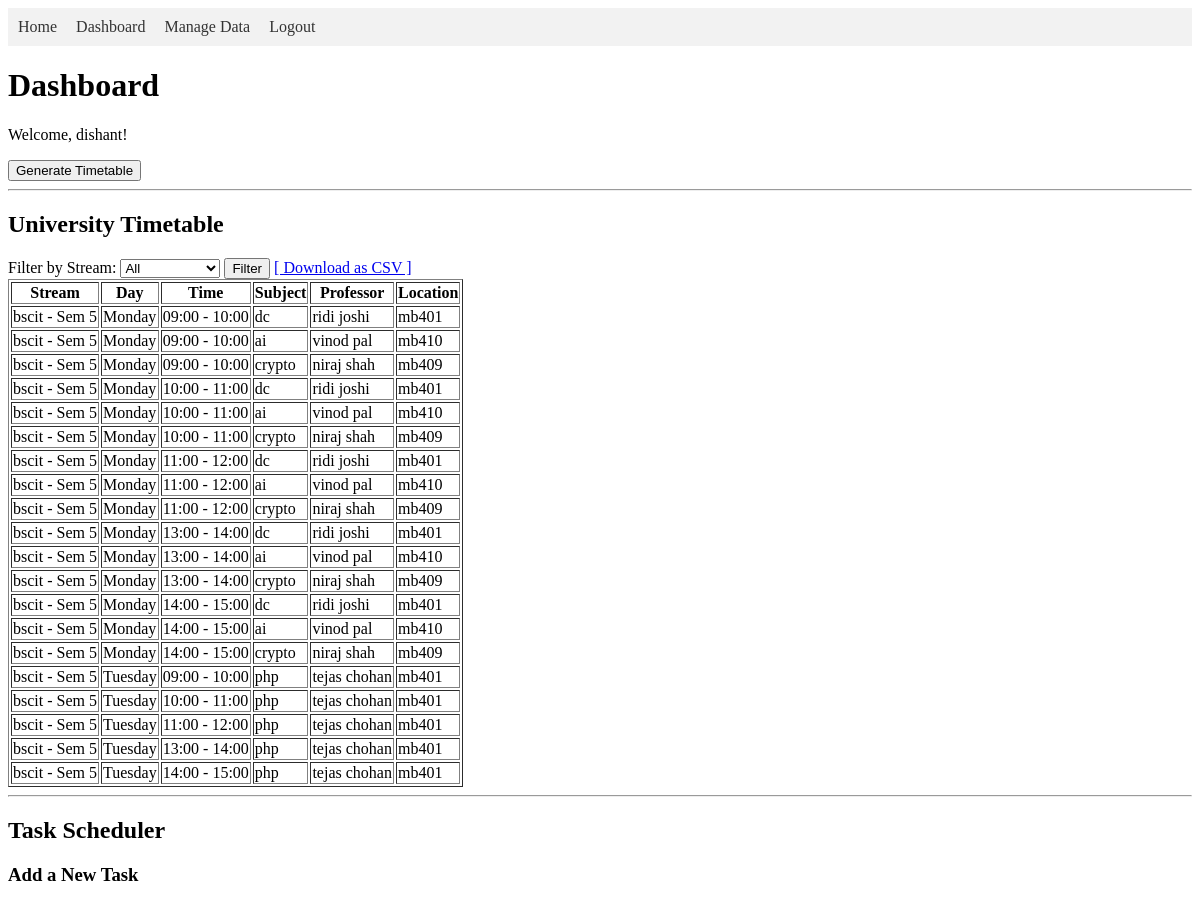
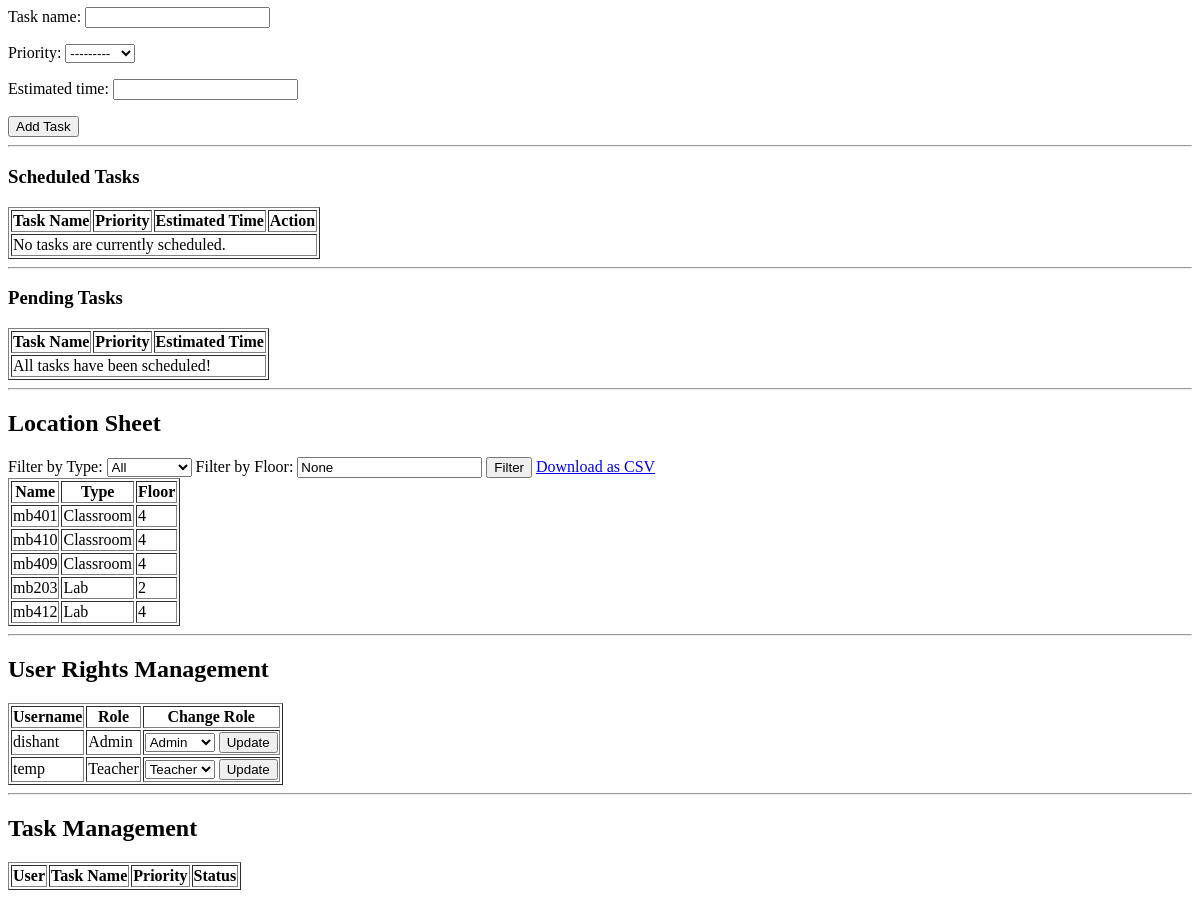
Screenshot of /dashboard/ (signed in) with the database file from the repository (2 pictures, top to bottom).
### timetable_app/models.py (models this page shows, shortened)
class CustomUser(AbstractUser):
    ROLE_CHOICES = (
        ('admin', 'Admin'),
        ('teacher', 'Teacher'),
        ('student', 'Student'),
    )
    role = models.CharField(max_length=10, choices=ROLE_CHOICES, default='student')
    class Meta:
        verbose_name = 'User'
        verbose_name_plural = 'Users'

class TimetableEntry(models.Model):
    DAY_CHOICES = (
        ('mon', 'Monday'),
        ('tue', 'Tuesday'),
        ('wed', 'Wednesday'),
        ('thu', 'Thursday'),
        ('fri', 'Friday'),
    )
    stream = models.ForeignKey(Stream, on_delete=models.CASCADE)
    subject = models.ForeignKey(Subject, on_delete=models.CASCADE)
    professor = models.ForeignKey(Professor, on_delete=models.CASCADE, null=True, blank=True)
    location = models.ForeignKey(Location, on_delete=models.CASCADE, null=True, blank=True)
    day_of_week = models.CharField(max_length=3, choices=DAY_CHOICES)
    timeslot = models.ForeignKey(TimeSlot, on_delete=models.CASCADE, null=True, blank=True)
    class Meta:
        verbose_name_plural = "Timetable Entries"
        ordering = ['day_of_week', 'timeslot__start_time']

class Stream(models.Model):
    name = models.CharField(max_length=200)
    department = models.ForeignKey(Department, on_delete=models.CASCADE)
    division = models.CharField(max_length=50, null=True, blank=True)
    semester = models.IntegerField()
    academic_year = models.CharField(max_length=10)
    number_of_days = models.IntegerField(default=5) # New field
    non_academic_lectures_per_week = models.IntegerField(default=0) # New field
    coordinator = models.ForeignKey(Professor, on_delete=models.SET_NULL, null=True, related_name='coordinated_streams')
    subjects = models.ManyToManyField(Subject)

class TimeSlot(models.Model):
    start_time = models.TimeField()
    end_time = models.TimeField()
    def __str__(self):
        return f"{self.start_time.strftime('%H:%M')} - {self.end_time.strftime('%H:%M')}"

class Subject(models.Model):
    name = models.CharField(max_length=200)
    code = models.CharField(max_length=50, unique=True)
    lectures_per_week = models.IntegerField()
    lecture_duration_minutes = models.IntegerField()
    is_non_academic = models.BooleanField(default=False) # New field
    professors = models.ManyToManyField(Professor, blank=True) # Blank is True for non-academic subjects

class Professor(models.Model):
    name = models.CharField(max_length=200)
    email = models.EmailField(unique=True)
    working_hours_start = models.TimeField()
    working_hours_end = models.TimeField()
    total_weekly_lectures = models.IntegerField()
    departments = models.ManyToManyField(Department)

class Location(models.Model):
    LOCATION_CHOICES = (
        ('classroom', 'Classroom'),
        ('lab', 'Lab'),
        ('auditorium', 'Auditorium'),
        ('hall', 'Hall'),
    )
    name = models.CharField(max_length=100)
    location_type = models.CharField(max_length=20, choices=LOCATION_CHOICES)
    floor = models.IntegerField()

### timetable_app/views.py (the view, shortened to what this page needs)
# urls.py: path('dashboard/', views.dashboard, name='dashboard'),
@login_required
def dashboard(request):
    streams = Stream.objects.all()
    selected_stream_id = request.GET.get('stream_id')
    locations = Location.objects.all()
    location_types = [choice[0] for choice in Location.LOCATION_CHOICES]
    selected_location_type = request.GET.get('location_type')
    selected_location_floor = request.GET.get('floor')
    all_users = CustomUser.objects.all()
    form = TaskForm()
    scheduled_tasks = []
    pending_tasks = []
    if request.user.is_superuser or request.user.role == 'admin':
        if selected_stream_id:
            timetable_entries = TimetableEntry.objects.filter(stream__id=selected_stream_id).order_by('day_of_week', 'timeslot__start_time')
        else:
            timetable_entries = TimetableEntry.objects.all().order_by('day_of_week', 'timeslot__start_time')
    if selected_location_type:
        locations = locations.filter(location_type=selected_location_type)
    if selected_location_floor:
        locations = locations.filter(floor=selected_location_floor)
    context = {
        'streams': streams,
        'selected_stream_id': selected_stream_id,
        'timetable_entries': timetable_entries,
        'locations': locations,
        'location_types': location_types,
        'selected_location_type': selected_location_type,
        'selected_location_floor': selected_location_floor,
        'form': form,
        'scheduled_tasks': scheduled_tasks,
        'pending_tasks': pending_tasks,
        'all_users': all_users,
        'role_choices': CustomUser.ROLE_CHOICES,
    }
    return render(request, 'timetable_app/dashboard.html', context)

### timetable_app/forms.py
class TaskForm(forms.ModelForm):
    class Meta:
        model = Task
        fields = ('task_name', 'priority', 'estimated_time')

### timetable_app/templates/timetable_app/dashboard.html (shortened to what this page needs)
<!DOCTYPE html>
<html lang="en">
<head>
</head>
<body>
    <nav>
        <a href="{% url 'home' %}">Home</a>
        <a href="{% url 'dashboard' %}">Dashboard</a>
        {% if request.user.is_superuser or request.user.role == 'admin' %}
            <a href="{% url 'manage_data' %}">Manage Data</a>
        {% endif %}
        <a href="{% url 'logout' %}">Logout</a>
    </nav>
    <h1>Dashboard</h1>
    <p>Welcome, {{ request.user.username }}!</p>
    {% if request.user.is_superuser or request.user.role == 'admin' %}
        <a href="{% url 'run_generator' %}">
            <button>Generate Timetable</button>
        </a>
        <hr>
        <h2>University Timetable</h2>
        <form method="get" action="{% url 'dashboard' %}">
            <label for="stream_id">Filter by Stream:</label>
            <select name="stream_id" id="stream_id">
                <option value="">All</option>
            </select>
            <button type="submit">Filter</button>
            <a href="{% url 'download_timetable' %}?stream_id={{ selected_stream_id }}">[ Download as CSV ]</a>
        </form>
    {% else %}
        <h2>Your Timetable</h2>
    {% endif %}
    <table border="1">
        <thead>
            <tr>
                {% if request.user.is_superuser or request.user.role == 'admin' %}
                    <th>Stream</th>
                {% endif %}
                <th>Day</th>
                <th>Time</th>
                <th>Subject</th>
                <th>Professor</th>
                <th>Location</th>
            </tr>
        </thead>
        <tbody>
            {% for entry in timetable_entries %}
            <tr>
                {% if request.user.is_superuser or request.user.role == 'admin' %}
                    <td>{{ entry.stream.name }} - Sem {{ entry.stream.semester }}</td>
                {% endif %}
                <td>{{ entry.get_day_of_week_display }}</td>
                <td>{{ entry.timeslot }}</td>
                <td>{{ entry.subject.name }}</td>
                <td>{{ entry.professor.name }}</td>
                <td>{{ entry.location.name }}</td>
            </tr>
            {% empty %}
            <tr>
                <td colspan="6">No timetable entries found.</td>
            </tr>
            {% endfor %}
        </tbody>
    </table>
    <hr>
    <h2>Task Scheduler</h2>
    <h3>Add a New Task</h3>
    <form method="post" action="{% url 'dashboard' %}">
        {{ form.as_p }}
        <button type="submit" name="add_task">Add Task</button>
    </form>
    <hr>
    <h3>Scheduled Tasks</h3>
    <table border="1">
        <thead>
            <tr>
                <th>Task Name</th>
                <th>Priority</th>
                <th>Estimated Time</th>
                <th>Action</th>
            </tr>
        </thead>
        <tbody>
            {% for task in scheduled_tasks %}
            <tr>
                <td>{{ task.task_name }}</td>
                <td>{{ task.get_priority_display }}</td>
                <td>{{ task.estimated_time }}</td>
                <td>
                    <a href="#" onclick="showModal('{{ task.id }}')">Mark as Complete</a>
                </td>
            </tr>
            {% empty %}
            <tr>
                <td colspan="4">No tasks are currently scheduled.</td>
            </tr>
            {% endfor %}
        </tbody>
    </table>
    <hr>
    <h3>Pending Tasks</h3>
    <table border="1">
        <thead>
            <tr>
                <th>Task Name</th>
                <th>Priority</th>
                <th>Estimated Time</th>
            </tr>
        </thead>
        <tbody>
            {% for task in pending_tasks %}
            <tr>
                <td>{{ task.task_name }}</td>
                <td>{{ task.get_priority_display }}</td>
                <td>{{ task.estimated_time }}</td>
            </tr>
            {% empty %}
            <tr>
                <td colspan="3">All tasks have been scheduled!</td>
            </tr>
            {% endfor %}
        </tbody>
    </table>
    <hr>
    <h2>Location Sheet</h2>
    <form method="get" action="{% url 'dashboard' %}">
        <label for="location_type">Filter by Type:</label>
        <select name="location_type" id="location_type">
            <option value="">All</option>
        </select>
        <label for="floor">Filter by Floor:</label>
        <input type="text" name="floor" id="floor" value="{{ selected_location_floor }}">
        <button type="submit">Filter</button>
        <a href="{% url 'download_location_sheet' %}?location_type={{ selected_location_type }}&floor={{ selected_location_floor }}">Download as CSV</a>
    </form>
    <table border="1">
        <thead>
            <tr>
                <th>Name</th>
                <th>Type</th>
                <th>Floor</th>
            </tr>
        </thead>
        <tbody>
            {% for location in locations %}
            <tr>
                <td>{{ location.name }}</td>
                <td>{{ location.get_location_type_display }}</td>
                <td>{{ location.floor }}</td>
            </tr>
            {% empty %}
            <tr>
                <td colspan="3">No locations found.</td>
            </tr>
            {% endfor %}
        </tbody>
    </table>
    {% if request.user.is_superuser or request.user.role == 'admin' %}
        <hr>
        <h2>User Rights Management</h2>
        <table border="1">
            <thead>
                <tr>
                    <th>Username</th>
                    <th>Role</th>
                    <th>Change Role</th>
                </tr>
            </thead>
            <tbody>
                {% for user_obj in all_users %}
                <tr>
                    <td>{{ user_obj.username }}</td>
                    <td>{{ user_obj.get_role_display }}</td>
                    <td>
                        <form method="post" action="{% url 'update_user_role' user_obj.id %}">
                            <select name="role">
                                {% for choice in role_choices %}
                                    <option value="{{ choice.0 }}" {% if user_obj.role == choice.0 %}selected{% endif %}>
                                        {{ choice.1 }}
                                    </option>
                                {% endfor %}
                            </select>
                            <button type="submit">Update</button>
                        </form>
                    </td>
                </tr>
                {% endfor %}
            </tbody>
        </table>
        <hr>
        <h2>Task Management</h2>
        <table border="1">
            <thead>
                <tr>
                    <th>User</th>
                    <th>Task Name</th>
                    <th>Priority</th>
                    <th>Status</th>
                </tr>
            </thead>
        </table>
    {% endif %}
</body>
</html>

### timetable_app/templates/timetable_app/dashboard.html (style rules this page uses)
nav { background-color: #f2f2f2; padding: 10px; margin-bottom: 20px; }
nav a { margin-right: 15px; text-decoration: none; color: #333; }

### rows the page displays
CustomUser: user.username "dishant", username "dishant", role "Admin"
TimetableEntry: stream.name "bscit", stream.semester "5", day_of_week "Monday", timeslot "09:00 - 10:00", subject.name "dc", professor.name "ridi joshi", location.name "mb401"
TimetableEntry: stream.name "bscit", stream.semester "5", day_of_week "Monday", timeslot "09:00 - 10:00", subject.name "ai", professor.name "vinod pal", location.name "mb410"
TimetableEntry: stream.name "bscit", stream.semester "5", day_of_week "Monday", timeslot "09:00 - 10:00", subject.name "crypto", professor.name "niraj shah", location.name "mb409"
TimetableEntry: stream.name "bscit", stream.semester "5", day_of_week "Monday", timeslot "10:00 - 11:00", subject.name "dc", professor.name "ridi joshi", location.name "mb401"
TimetableEntry: stream.name "bscit", stream.semester "5", day_of_week "Monday", timeslot "10:00 - 11:00", subject.name "ai", professor.name "vinod pal", location.name "mb410"
TimetableEntry: stream.name "bscit", stream.semester "5", day_of_week "Monday", timeslot "10:00 - 11:00", subject.name "crypto", professor.name "niraj shah", location.name "mb409"
TimetableEntry: stream.name "bscit", stream.semester "5", day_of_week "Monday", timeslot "11:00 - 12:00", subject.name "dc", professor.name "ridi joshi", location.name "mb401"
TimetableEntry: stream.name "bscit", stream.semester "5", day_of_week "Monday", timeslot "11:00 - 12:00", subject.name "ai", professor.name "vinod pal", location.name "mb410"
TimetableEntry: stream.name "bscit", stream.semester "5", day_of_week "Monday", timeslot "11:00 - 12:00", subject.name "crypto", professor.name "niraj shah", location.name "mb409"
TimetableEntry: stream.name "bscit", stream.semester "5", day_of_week "Monday", timeslot "13:00 - 14:00", subject.name "dc", professor.name "ridi joshi", location.name "mb401"
TimetableEntry: stream.name "bscit", stream.semester "5", day_of_week "Monday", timeslot "13:00 - 14:00", subject.name "ai", professor.name "vinod pal", location.name "mb410"
TimetableEntry: stream.name "bscit", stream.semester "5", day_of_week "Monday", timeslot "13:00 - 14:00", subject.name "crypto", professor.name "niraj shah", location.name "mb409"
TimetableEntry: stream.name "bscit", stream.semester "5", day_of_week "Monday", timeslot "14:00 - 15:00", subject.name "dc", professor.name "ridi joshi", location.name "mb401"
TimetableEntry: stream.name "bscit", stream.semester "5", day_of_week "Monday", timeslot "14:00 - 15:00", subject.name "ai", professor.name "vinod pal", location.name "mb410"
TimetableEntry: stream.name "bscit", stream.semester "5", day_of_week "Monday", timeslot "14:00 - 15:00", subject.name "crypto", professor.name "niraj shah", location.name "mb409"
TimetableEntry: stream.name "bscit", stream.semester "5", day_of_week "Tuesday", timeslot "09:00 - 10:00", subject.name "php", professor.name "tejas chohan", location.name "mb401"
TimetableEntry: stream.name "bscit", stream.semester "5", day_of_week "Tuesday", timeslot "10:00 - 11:00", subject.name "php", professor.name "tejas chohan", location.name "mb401"
TimetableEntry: stream.name "bscit", stream.semester "5", day_of_week "Tuesday", timeslot "11:00 - 12:00", subject.name "php", professor.name "tejas chohan", location.name "mb401"
TimetableEntry: stream.name "bscit", stream.semester "5", day_of_week "Tuesday", timeslot "13:00 - 14:00", subject.name "php", professor.name "tejas chohan", location.name "mb401"
TimetableEntry: stream.name "bscit", stream.semester "5", day_of_week "Tuesday", timeslot "14:00 - 15:00", subject.name "php", professor.name "tejas chohan", location.name "mb401"
Location: name "mb401", location_type "Classroom", floor "4"
Location: name "mb410", location_type "Classroom", floor "4"
Location: name "mb409", location_type "Classroom", floor "4"
Location: name "mb203", location_type "Lab", floor "2"
Location: name "mb412", location_type "Lab", floor "4"
CustomUser: username "temp", role "Teacher"
